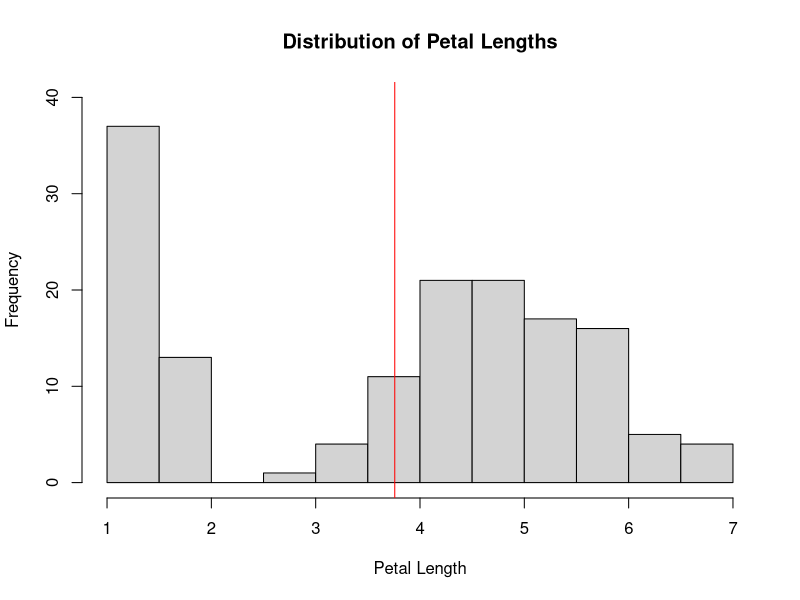
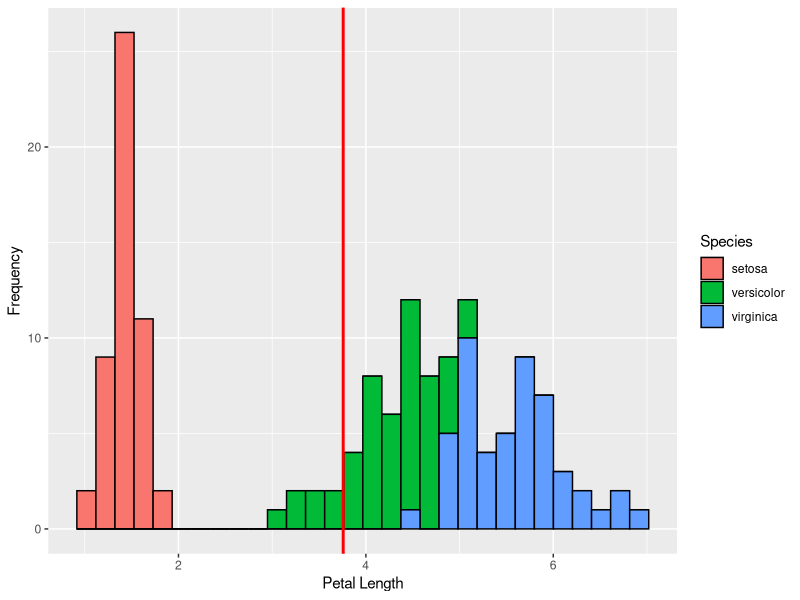
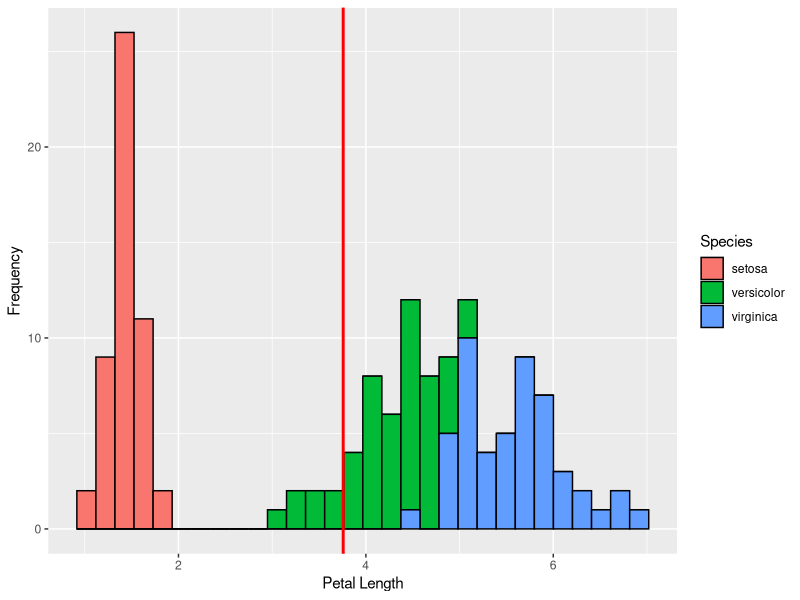

Generate these figures, in order, with R:
#install.packages("ggplot2")
library(ggplot2)

# load iris dataset
data(iris)

# sneak peek of iris
head(iris)

# calculate mean petal length, then show the mean
petal_length_mean <- mean(iris$Petal.Length)

## mean length is 3.758
petal_length_mean

## plot histogram of petal length using hist
hist(
  iris$Petal.Length,
  xlab = "Petal Length",
  ylab = "Frequency",
  main = "Distribution of Petal Lengths",
  ylim = c(0, 40),
  color = iris$Species
)

# draw vertical line representing mean petal length
abline(v = petal_length_mean, col='red', lwd = 1)

## plot histogram of petal length using ggplot
p <- ggplot(iris, aes(x=Petal.Length, fill = Species)) +
      geom_histogram(color = 'black') +
      geom_vline(aes(xintercept = petal_length_mean), color = 'red', linewidth=1) +
      labs(x = "Petal Length", y = "Frequency")

p

# save plot as file to png
ggsave(p, filename="petal_length_hist.png")
